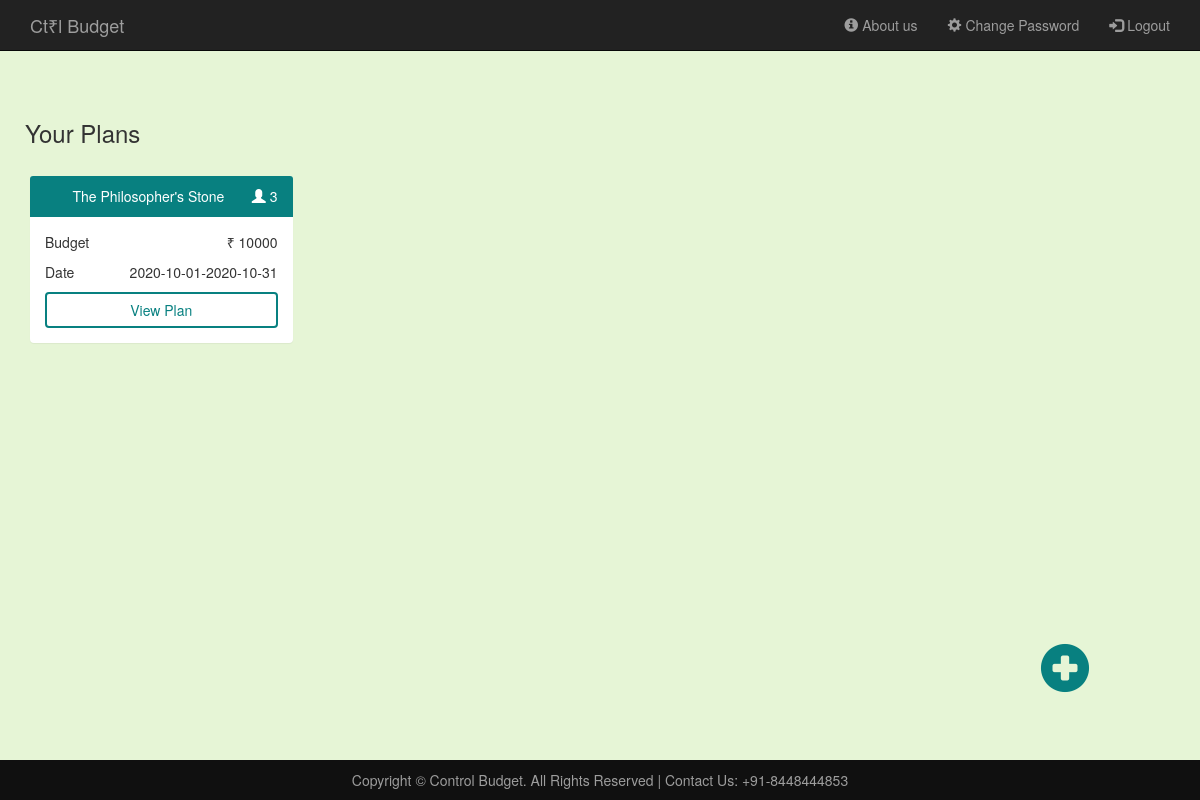
Page /home.php (signed in) on the committed database.
### tables this page shows
CREATE TABLE IF NOT EXISTS `plans` (
  `id` int(11) NOT NULL AUTO_INCREMENT,
  `user_id` int(11) DEFAULT NULL,
  `title` varchar(255) DEFAULT NULL,
  `from_date` date DEFAULT NULL,
  `to_date` date DEFAULT NULL,
  `initial_budget` varchar(255) DEFAULT NULL,
  `remaining_amount` varchar(255) NOT NULL,
  `no_of_people` varchar(255) DEFAULT NULL,
  PRIMARY KEY (`id`),
  KEY `user_id` (`user_id`)
);

### home.php (the view, shortened to what this page needs)
<?php
    include './includes/common.php';
    $user_id = $_SESSION['user_id'];
    $plan_check_query = "SELECT * FROM plans where user_id='$user_id'";
    $plan_check_result = mysqli_query($con, $plan_check_query) or die (mysqli_error($con));
?>
<!DOCTYPE html>
<html lang="en">
<head>
    <?php
        include './includes/bootstrap.php';
    ?>
    <link rel="stylesheet" href="css/style.css" />
</head>
<body>
       <?php
        include './includes/header.php';
        if(mysqli_num_rows($plan_check_result)==0){
    ?>
    <div class="container offset">
        <div class="row">
            <h3 class="col-xs-10 col-xs-offset-1 col-sm-6 col-sm-offset-0">You don't have any active plans</h3>
        </div>
        <br>
        <div class="row">
                <center>
                <a href="create_new_plan.php" role="button" class="btn btn-default create_new_plan">
                    <div class="glyphicon glyphicon-plus-sign"></div>
                    <span>Create a New Plan</span>
                </a>
                </center>
        </div>
    </div>
    <?php
        }else{
    ?>
    <div class="container offset offset_bottom">
        <h3 class="padding-left">Your Plans</h3>
        <br>
        <?php
            while($row = mysqli_fetch_array($plan_check_result)){
                ?>
            <div class="col-xs-12 col-sm-6 col-md-4 col-lg-3">
                <div class="panel">
                    <div class="panel-heading panel-my-bgcolor">
                        <div class="user">
                            <div class="title"><?php echo $row['title'];?></div>
                            <div class="icon">
                                <div class="glyphicon glyphicon-user"></div>
                                <span><?php echo $row['no_of_people'];?></span>
                            </div>
                        </div>
                    </div>
                    <div class="panel-body">
                        <p>Budget <span class="float-r">&#8377 <?php echo $row['initial_budget'];?></span></p>
                        <p>Date <span class="float-r"><?php echo $row['from_date']."-".$row['to_date'];?></span></p>
                        <a href=<?php echo "./view_plan.php?id=".$row['id'];?> class="btn btn-my btn-block">View Plan</a>
                    </div>
                </div>
            </div>
        <?php
            }
            ?>
    </div>
    <a href="./create_new_plan.php">
        <div class="glyphicon glyphicon-plus-sign add_icon"></div>
    </a>
    <?php
        }
        include './includes/footer.php';
    ?>
</body>
</html>

### css/style.css (style rules this page uses)
body { background-color: rgb(230, 245, 214); min-height: 100vh; position: relative; }
.offset { position: relative; padding: 100px 0; }
.offset_bottom { padding-bottom: 180px; }
.float-r { float: right; }
.add_icon { font-size: 50px; color: rgb(8, 128, 128); position: absolute; bottom: 7%; right: 5%; top: unset; padding: 50px; }
.user { width: 100%; text-align: center; }
.title { display: inline-block; }
.icon { float: right; }
.padding-left { padding-left: 10px; }
.panel-my-bgcolor { background-color: rgb(8, 128, 128); color: #fff; }
.panel { border: none; }
.btn-my { border: 2px solid rgb(8, 128, 128); color: rgb(8, 128, 128); background-color: #fff; }

### rows in the picture
plans: title "The Philosopher's Stone", no_of_people "3", initial_budget "10000", from_date "2020-10-01", to_date "2020-10-31"
